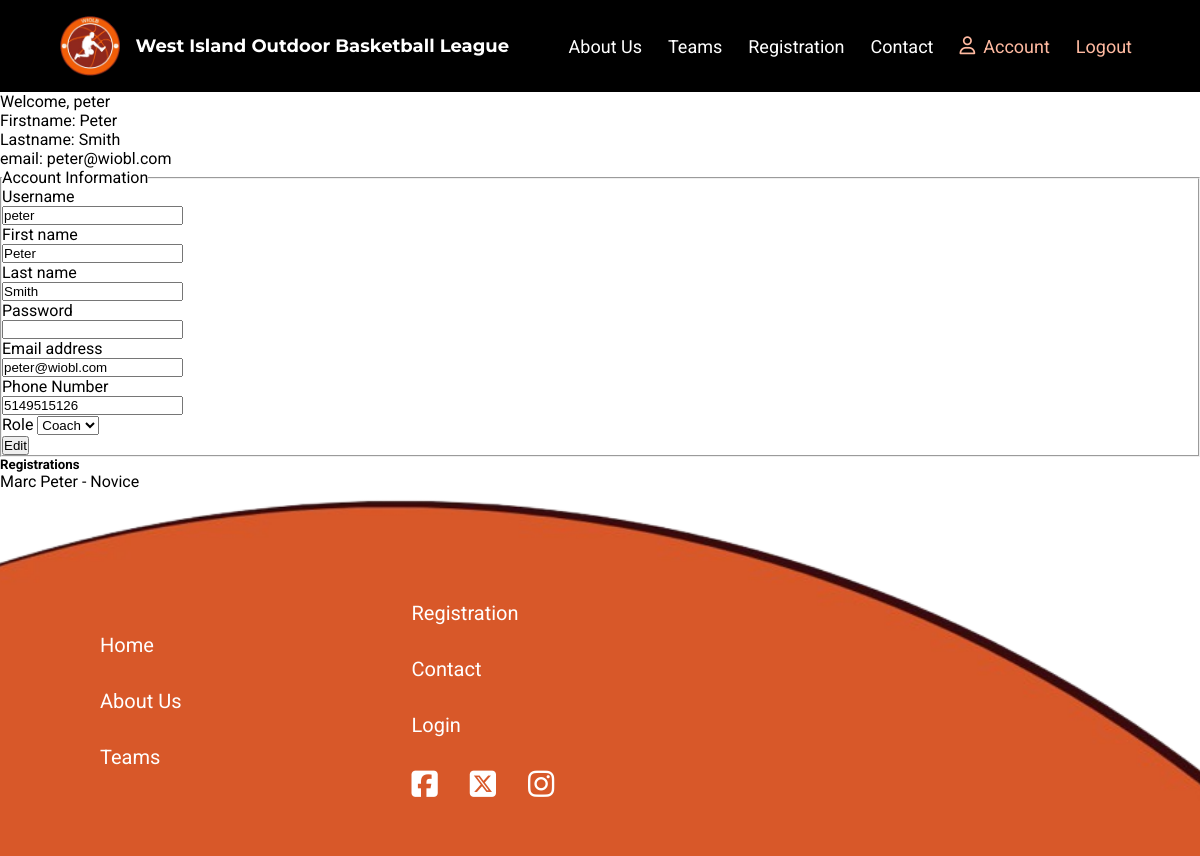
Before: /wioblapp/account/4/ (signed in) with the older database file.
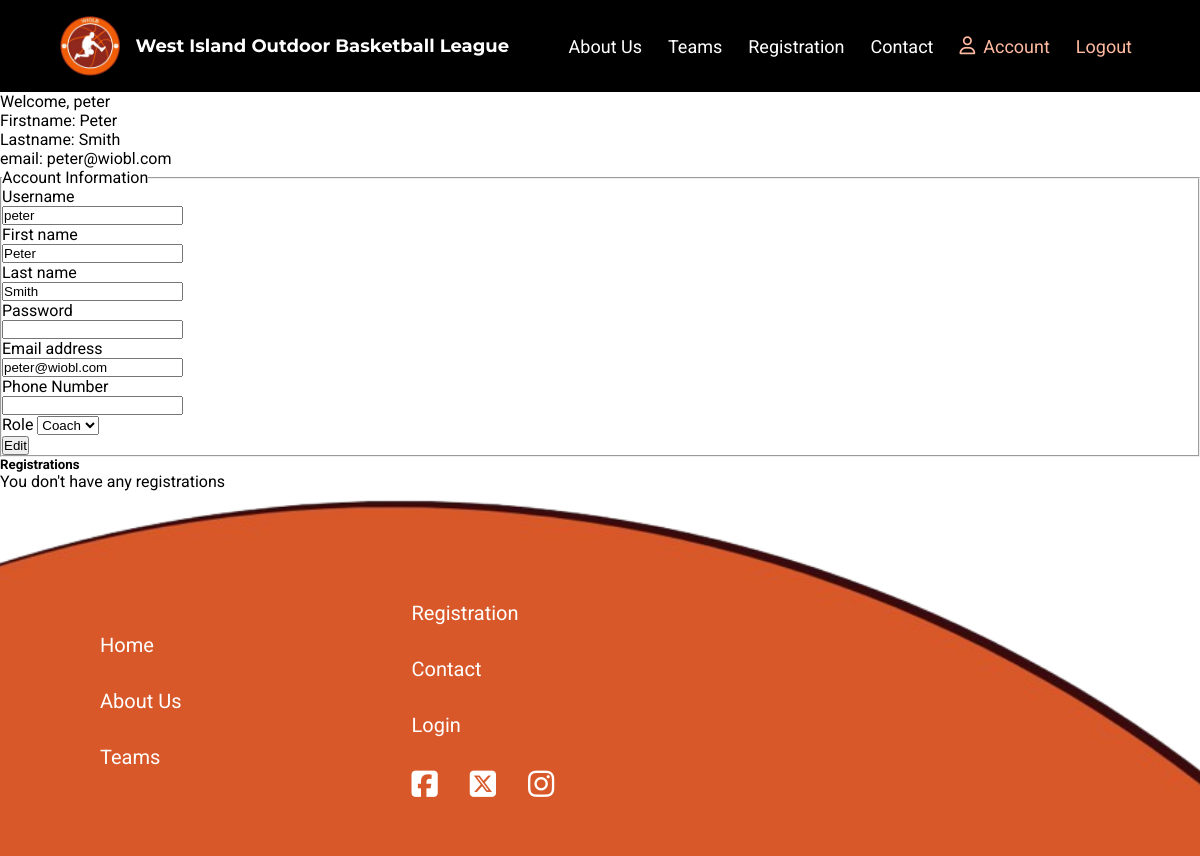
After: the same page with the newer database file.
### wioblapp/models.py (models this page shows, shortened)
class UserAccount(AbstractUser):
    role = models.ForeignKey(Role, on_delete=models.RESTRICT, related_name="user_accounts", null=True, blank=True)
    bio = models.TextField("Bio", blank=True, null=True)

class Registration(models.Model):
    player = models.ForeignKey(Player, on_delete=models.CASCADE, related_name="registrations")
    reg_type = models.ForeignKey(RegistrationType, on_delete=models.CASCADE, related_name="registrations")
    address = models.CharField("Address", max_length=200)
    email = models.EmailField("Email Adress", max_length=254, blank=True, null=True)
    phone = models.CharField("Phone Number", max_length=15)
    uniform_size = models.CharField("Uniform Size", max_length=3)
    consent = models.BooleanField("Consent", default=False, null=False)
    volunteer = models.BooleanField("Volunteer", default=False)
    phone = models.CharField("Phone Number", max_length=15)
    date_time = models.DateTimeField("Date", auto_now_add=True)
    message = models.TextField("Special Requests", blank=True, null=True)
    def __str__(self):
        return f"{self.player} - {self.reg_type}"

class Player(models.Model):
    related_account = models.ForeignKey(UserAccount, on_delete=models.CASCADE, related_name="players")
    team_name = models.ForeignKey(Team, on_delete=models.RESTRICT, related_name="players", blank=True, null=True)
    name = models.CharField("Name", max_length=50)
    dob = models.DateField("Date Of Birth")
    gender = models.CharField("Gender", max_length=20, blank=True, null=True)
    def __str__(self):
        return self.name

class RegistrationType(models.Model):
    reg_type = models.CharField("Registration Type", max_length=50, primary_key=True)
    description = models.CharField("Description", max_length=300)
    cost = models.IntegerField("Cost")
    def __str__(self):
        return str(self.reg_type)

### wioblapp/views.py (the view, shortened to what this page needs)
# urls.py: path("account/<int:account_id>/", views.member_account, name="member_account"),
@login_required(login_url="login")
def member_account(request, account_id):
    member = get_object_or_404(UserAccount, pk=account_id)
    players = Player.objects.filter(related_account=account_id)
    registrations = Registration.objects.filter(player__in=players)
    password = member.password
    try:
        player = Player.objects.filter(related_account=account_id).first()
    except Player.DoesNotExist:
        pass
    try:
        registration = Registration.objects.get(player=player)
        phone = registration.phone
    except Registration.DoesNotExist:
        phone = ""
    if request.method == "GET":
        account_form = ModifyAccountForm(instance=member, initial={"phone": phone})
    context = {
        "account_form": account_form,
        "member": member,
        "players": players,
        "registrations": registrations,
    }
    return render(request, "member_account.html", context)

### wioblapp/forms.py
class ModifyAccountForm(forms.ModelForm):
    password = forms.CharField(label="Password", max_length=20, widget=forms.PasswordInput, required=False)
    phone = forms.CharField(label="Phone Number", required=False)
    class Meta:
        model = UserAccount
        fields = ["username", "first_name", "last_name", "password", "email", "phone", "role"]

### wioblapp/models.py (called while the page is built)
    def __str__(self):
        return self.name

### wioblapp/templates/member_account.html (shortened to what this page needs)
{% extends 'base.html' %}
{% load static %}
{% block content %}
    {% if request.user.is_authenticated %}
        <div>Welcome, {{ user.username }}</div>
        <div>Firstname: {{ user.first_name }}</div>
        <div>Lastname: {{ user.last_name }}</div>
        <div>email: {{ user.email }}</div>
        <form action="{% url 'member_account' request.user.id %}" method="POST">
            <fieldset>
                <legend>Account Information</legend>
                {% for field in account_form %}
                    <div>
                        {{ field.label }}
                        {{ field }}
                    </div>
                {% endfor %}
                <button name="account_edit">Edit</button>
            </fieldset>
        </form>
        <h5>Registrations</h5>
        {% if registrations %}
            <ul>
            {% for registration in registrations %}
                <li>{{ registration }}</li>
            {% endfor %}
            </ul>
        {% else %}
            <p>You don't have any registrations</p>
        {% endif %}
    {% endif %}
{% endblock %}

Changed rows visible on the page:
removed Registration: account_form "5149515126", player+reg_type "Marc Peter - Novice"
Other visible differences:
text now shown: "You don't have any registrations"
